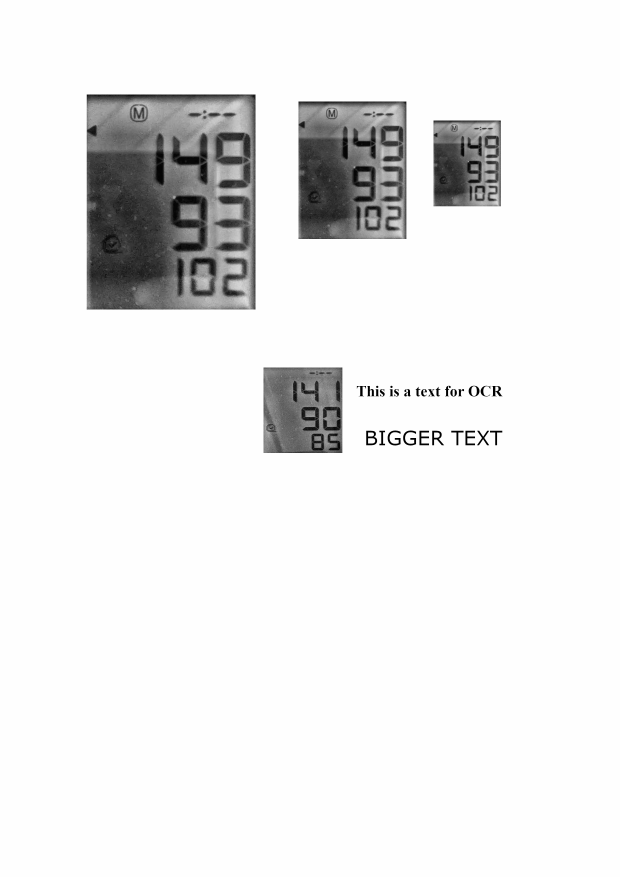
#> input picture test_image/5.png, 2480 x 3508 px, given in place of 5.jpg, which was not available (shown at 1/4 size)
$ python test.py
#> lines starting #> are read from the running program, lines starting #| are printed output that depends on the picture; after the words box and inside, x2 and y2 are one past the last pixel; in counts of white or black regions, pixels touching at a corner belong together; pictures that were not available may be replaced by others from this repository, and a replacement may not be noted
import cv2
import numpy as np
import imutils

IMAGE_PATH = "5.jpg"

DIGITS_LOOKUP = {
(1,1,1,1,1,1,0):0,   # top, tr, br, bottom, bl, tl, no-middle
(0,1,1,0,0,0,0):1,   # no-top, tr, br, no-bottom, no-bl, no-tl, no-middle
(1,1,0,1,1,0,1):2,   # top, tr, no-br, bottom, bl, no-tl, middle
(1,1,1,1,0,0,1):3,   # top, tr, br, bottom, no-bl, no-tl, middle
(1,1,1,1,1,0,1):3,   # alternative 3: top, tr, br, bottom, bl, no-tl, middle
(0,1,1,0,0,1,1):4,   # no-top, tr, br, no-bottom, no-bl, tl, middle
(1,0,1,1,0,1,1):5,   # top, no-tr, br, bottom, no-bl, tl, middle
(1,0,1,1,1,1,1):6,   # top, no-tr, br, bottom, bl, tl, middle
(1,1,1,0,0,0,0):7,   # top, tr, br, no-bottom, no-bl, no-tl, no-middle
(1,1,1,1,1,1,1):8,   # all segments on
(1,1,1,1,0,1,1):9    # top, tr, br, bottom, no-bl, tl, middle
}

def four_point_transform(image, pts):

    pts = pts.reshape(4,2)
    rect = np.zeros((4,2), dtype="float32")

    s = pts.sum(axis=1)
    rect[0] = pts[np.argmin(s)]
    rect[2] = pts[np.argmax(s)]

    diff = np.diff(pts, axis=1)
    rect[1] = pts[np.argmin(diff)]
    rect[3] = pts[np.argmax(diff)]

    (tl,tr,br,bl) = rect

    widthA = np.linalg.norm(br-bl)
    widthB = np.linalg.norm(tr-tl)
    maxWidth = int(max(widthA,widthB))

    heightA = np.linalg.norm(tr-br)
    heightB = np.linalg.norm(tl-bl)
    maxHeight = int(max(heightA,heightB))

    dst = np.array([
        [0,0],
        [maxWidth-1,0],
        [maxWidth-1,maxHeight-1],
        [0,maxHeight-1]
    ], dtype="float32")

    M = cv2.getPerspectiveTransform(rect,dst)

    return cv2.warpPerspective(image,M,(maxWidth,maxHeight))

#####

img_original = cv2.imread(IMAGE_PATH)
#> img_original is the input picture: shape (3508, 2480, 3); min 0, max 254, mean 235.6
if img_original is None:
    raise ValueError(f"Could not read image from {IMAGE_PATH}")

print("start. make gray")
gray = cv2.cvtColor(img_original, cv2.COLOR_BGR2GRAY)
blur = cv2.GaussianBlur(gray,(5,5),0)
edges = cv2.Canny(blur,50,200)
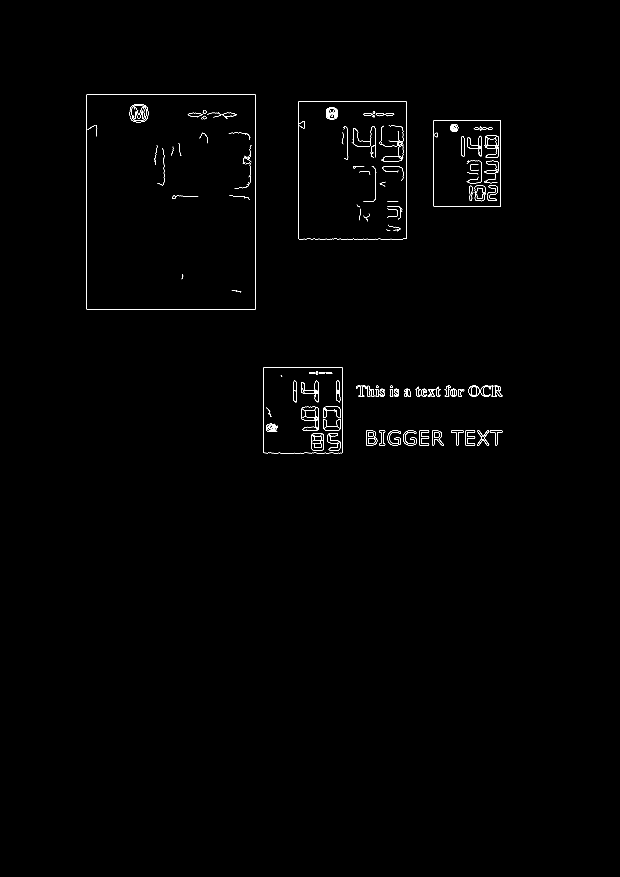
#> edges: shape (3508, 2480) (shown at 1/4 size); 0.31% white in thin lines or dots, all inside (x1, y1, x2, y2) = (346, 377, 2010, 1813)

#cv2.imshow("edges",edges)

contours,_ = cv2.findContours(
    edges,
    cv2.RETR_EXTERNAL,
    cv2.CHAIN_APPROX_SIMPLE
)
#> contours = 40 contours, 11 with area under 20; largest, box (x1, y1, x2, y2) and area: (346, 377, 1023, 1239) 580994, (1193, 405, 1626, 957) 237592, (1053, 1469, 1370, 1813) 108145, (1733, 481, 2004, 826) 92446, (1464, 1722, 1509, 1781) 2228

contours = sorted(contours,key=cv2.contourArea,reverse=True)

displayCnt = None

for c in contours:
    peri = cv2.arcLength(c,True)
    approx = cv2.approxPolyDP(c,0.02*peri,True)

    if len(approx) == 4:
        displayCnt = approx
        break
#> this loop made 1 pass
#> (peri, displayCnt) on pass 1: (3226.7, [[347, 378], [347, 1237], [1021, 1237], [1021, 378]])

warped = four_point_transform(gray, displayCnt)
#> in four_point_transform, `pts = pts.reshape(4,2)`: pts = [[347, 378], [347, 1237], [1021, 1237], [1021, 378]]
#> in four_point_transform, `s = pts.sum(axis=1)`: s = [725, 1584, 2258, 1399]
#> in four_point_transform, `diff = np.diff(pts, axis=1)`: diff = [31, 890, 216, -643]
#> in four_point_transform, `return cv2.warpPerspective(image,M,(maxWidth,maxHeight))`:
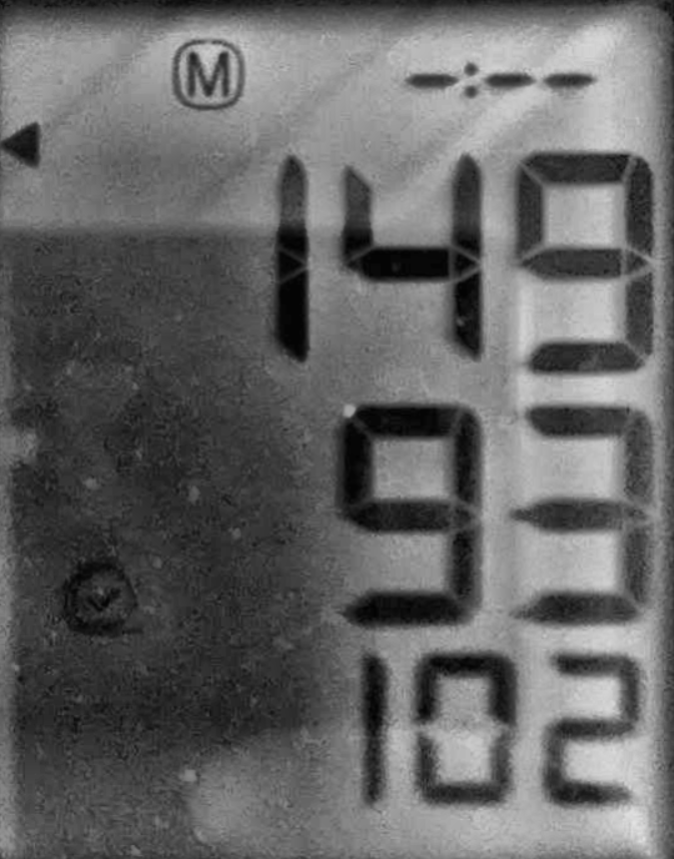
#> returned value: shape (859, 674); min 1, max 226, mean 100.9

thresh = cv2.threshold(warped, 33, 255, cv2.THRESH_BINARY_INV)[1]
#> thresh: shape (859, 674); 5% white; 399 white regions (328 under 20 px), largest, box (x1, y1, x2, y2) and area: (342, 407, 451, 531) 4931, (276, 228, 307, 360) 3253, (348, 249, 449, 279) 2523
kernel = cv2.getStructuringElement(cv2.MORPH_ELLIPSE, (1, 5))
thresh = cv2.morphologyEx(thresh, cv2.MORPH_OPEN, kernel)
#> thresh: shape (859, 674); 4.4% white; 121 white regions (70 under 20 px)

image = imutils.resize(thresh, height=500)
image = cv2.GaussianBlur(image,(7,7),0)

#cv2.imshow("image",image)

cnts = cv2.findContours(image.copy(), cv2.RETR_EXTERNAL,
	cv2.CHAIN_APPROX_SIMPLE)
#> cnts = 47 contours; largest, box (x1, y1, x2, y2) and area: (196, 233, 279, 312) 3792, (197, 130, 282, 209) 2862, (33, 311, 81, 374) 1934, (202, 307, 277, 367) 1753, (158, 129, 181, 213) 1675

cnts = imutils.grab_contours(cnts)
digitCnts = []
# loop over the digit area candidates
for c in cnts:
    # compute the bounding box of the contour
    (x, y, w, h) = cv2.boundingRect(c)
    print(f"rec x:{x} y:{y} w:{w} h:{h}")
    # if the contour is sufficiently large, it must be a digit
    if (w >= 20 and w <=125) and (h >= 70 and h <= 138):
        digitCnts.append(c)
#> this loop made 47 passes
#> (x, y, w, h) on passes 1 to 8: (322, 455, 25, 14), (214, 447, 7, 10), (11, 414, 8, 11), (143, 412, 8, 11), (20, 409, 15, 14), (66, 407, 12, 22), (38, 403, 28, 27), (79, 397, 24, 31)
#> (printed output is left out)
#> after the loop, digitCnts = 3 contours; box (x1, y1, x2, y2) and area: (196, 233, 279, 312) 3792, (197, 130, 282, 209) 2862, (158, 129, 181, 213) 1675

# Group digits by height with tolerance of ±3 pixels
height_groups = {}
contours_with_heights = []

for c in digitCnts:
    (x, y, w, h) = cv2.boundingRect(c)
    contours_with_heights.append((c, h))
#> this loop made 3 passes
#> (x, y, w, h) on passes 1 to 3: (196, 233, 83, 79), (197, 130, 85, 79), (158, 129, 23, 84)
#> after the loop, contours_with_heights = 3 items

# Assign each contour to a height group (with ±3 pixel tolerance)
for c, h in contours_with_heights:
    assigned = False
    for group_height in height_groups:
        if abs(h - group_height) <= 3:
            height_groups[group_height].append(c)
            assigned = True
            break
    if not assigned:
        height_groups[h] = [c]
#> this loop made 3 passes
#> h on passes 1 to 3: 79, 79, 84
#> after the loop, height_groups = 2 items

# Remove groups with only 1 digit (likely glitches)
digitCnts = []
for group_height, contours in height_groups.items():
    if len(contours) > 1:
        digitCnts.extend(contours)
        print(f"Height {group_height}: {len(contours)} digits (kept)")
    else:
        print(f"Height {group_height}: 1 digit (removed as glitch)")
#> this loop made 2 passes
#> (printed output is left out)
#> after the loop, digitCnts = 2 contours; box (x1, y1, x2, y2) and area: (196, 233, 279, 312) 3792, (197, 130, 282, 209) 2862

print(f"Found {len(digitCnts)} digit contours")
#| Found 2 digit contours
print(f"Total contours found: {len(cnts)}")
#| Total contours found: 47

# Draw bounding boxes on a copy of the image
image_with_boxes = cv2.cvtColor(image, cv2.COLOR_GRAY2BGR)
for c in digitCnts:
	(x, y, w, h) = cv2.boundingRect(c)
	print(f"Drawing box at ({x}, {y}) with width {w}, height {h}")
	cv2.rectangle(image_with_boxes, (x, y), (x + w, y + h), (0, 255, 0), 2)
#> this loop made 2 passes
#> (printed output is left out)
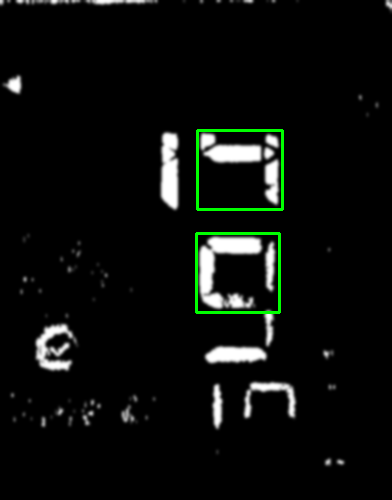
#> image_with_boxes: shape (500, 392, 3); mean B, G, R 11.3, 13.8, 11.3

# Also draw all contours to see all of them
for c in cnts:
	(x, y, w, h) = cv2.boundingRect(c)
	cv2.rectangle(image_with_boxes, (x, y), (x + w, y + h), (255, 0, 0), 1)
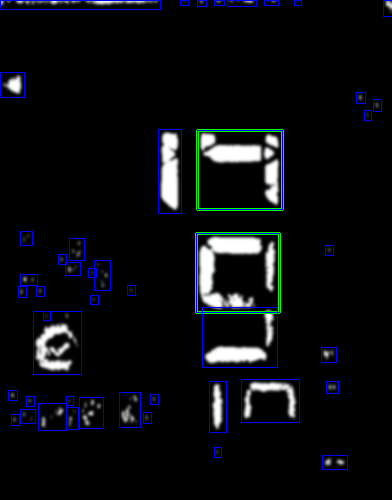
#> image_with_boxes: shape (500, 392, 3); 2.02% of pixels changed, all inside (x1, y1, x2, y2) = (0, 0, 392, 470)

cv2.imshow("digits with boxes", image_with_boxes)


digitsSorted = sorted(digitCnts, key=lambda c: cv2.boundingRect(c)[0])
#> digitsSorted has the same summary as digitCnts

# Recognize and display digits
digit_debug = cv2.cvtColor(image, cv2.COLOR_GRAY2BGR)
recognized_digits_with_pos = []  # Store (x, y, digit)

for c in digitsSorted:
    x, y, w, h = cv2.boundingRect(c)
    cv2.rectangle(digit_debug, (x, y), (x + w, y + h), (0, 255, 0), 2)

    # Extract ROI for this digit
    roi = image[y:y + h, x:x + w]

    # Define 7 segments (top, top-right, bottom-right, bottom, bottom-left, top-left, middle)
    segments = [
        ((0.2*w, 0), (0.8*w, 0.2*h)),           # top
        ((0.8*w, 0.2*h), (w, 0.5*h)),           # top-right
        ((0.8*w, 0.5*h), (w, 0.9*h)),           # bottom-right
        ((0.2*w, 0.8*h), (0.8*w, h)),           # bottom
        ((0, 0.5*h), (0.2*w, 0.9*h)),           # bottom-left
        ((0, 0.2*h), (0.2*w, 0.5*h)),           # top-left
        ((0.2*w, 0.45*h), (0.8*w, 0.55*h))      # middle
    ]

    on = []

    # Check each segment
    for (p1, p2) in segments:
        x1, y1 = int(p1[0]), int(p1[1])
        x2, y2 = int(p2[0]), int(p2[1])

        seg = roi[y1:y2, x1:x2]

        area = (x2 - x1) * (y2 - y1)
        total = cv2.countNonZero(seg)

        ratio = total / area if area > 0 else 0

        if ratio > 0.25:
            on.append(1)
        else:
            on.append(0)

        # Draw segment rectangles for debugging
        cv2.rectangle(
            digit_debug,
            (x + x1, y + y1),
            (x + x2, y + y2),
            (255, 0, 0),
            1
        )

    # Look up the digit from the pattern
    digit = DIGITS_LOOKUP.get(tuple(on), "?")

    # Special rule for digit 1: width should be significantly less than height
    if w < 0.25 * h:
        digit = 1

    recognized_digits_with_pos.append((x, y, digit))

    print(f"Box: w={w}, h={h}, ratio={w/h:.2f}. Segments: {on}, Digit: {digit}")

    # Display recognized digit on image
    cv2.putText(
        digit_debug,
        str(digit),
        (x, y - 5),
        cv2.FONT_HERSHEY_SIMPLEX,
        0.7,
        (0, 0, 255),
        2
    )
#> this loop made 2 passes
#> (x, y, w, h) on passes 1 to 2: (196, 233, 83, 79), (197, 130, 85, 79)
#> (printed output is left out)
#> pass 1, `roi = image[y:y + h, x:x + w]`:
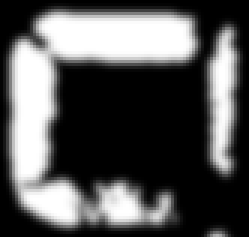
#> roi: shape (79, 83) (shown 3 times larger); min 0, max 255, mean 86.4
#> pass 2, `roi = image[y:y + h, x:x + w]`:
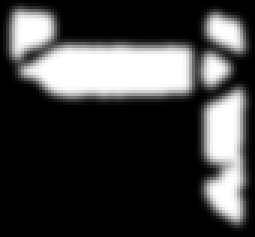
#> roi: shape (79, 85) (shown 3 times larger); min 0, max 255, mean 64.1
#> after the loop:
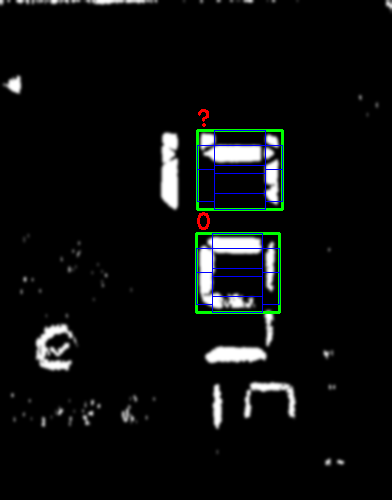
#> digit_debug: shape (500, 392, 3); mean B, G, R 12.6, 12.9, 11.2
#> after the loop, recognized_digits_with_pos = [(196, 233, 0), (197, 130, '?')]

cv2.imshow("Recognized Digits", digit_debug)

# Group digits by row (y position with ±3 pixel tolerance)
row_groups = {}
for x, y, digit in recognized_digits_with_pos:
    assigned = False
    for group_y in row_groups:
        if abs(y - group_y) <= 3:
            row_groups[group_y].append((x, digit))
            assigned = True
            break
    if not assigned:
        row_groups[y] = [(x, digit)]
#> this loop made 2 passes
#> after the loop, row_groups = {233: [(196, 0)], 130: [(197, '?')]}

# Sort each row by x position and print
print("\n" + "="*50)
print("Recognized number by rows:")
print("="*50)
for y in sorted(row_groups.keys()):
    row_digits = sorted(row_groups[y], key=lambda item: item[0])
    row_number = ''.join(str(digit) for _, digit in row_digits)
    print(f"Row (y={y}): {row_number}")
#> this loop made 2 passes
#> (y, row_digits) on passes 1 to 2: (130, [(197, '?')]), (233, [(196, 0)])
#> (printed output is left out)

#####


print("start")
#cv2.namedWindow("4_threshold")
# cv2.createTrackbar("threshold","4_threshold",120,255,update)

#process(120)

while True:
    if cv2.waitKey(1) == 27:
#> (key Esc is pressed here)
        break

cv2.destroyAllWindows()

$ run again, with test_image/6.png copied over test_image/5.png
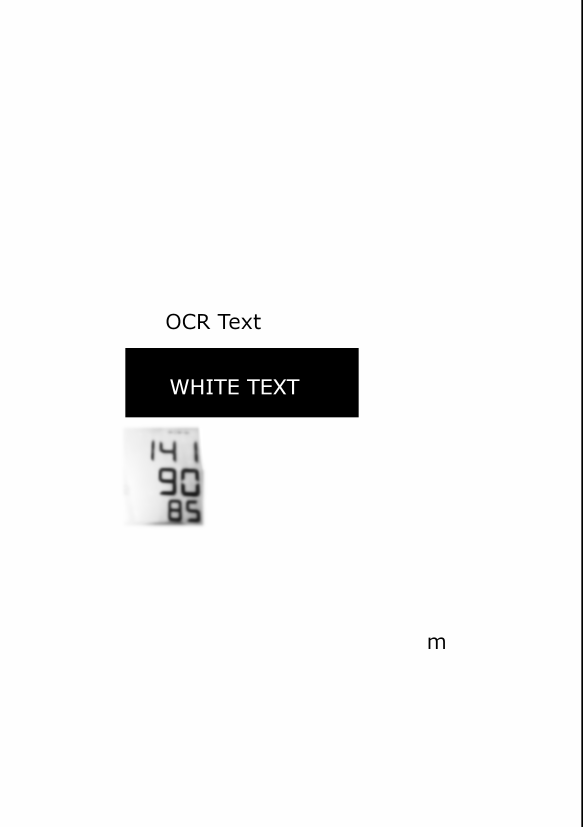
#> input picture test_image/6.png, 1748 x 2480 px, given in place of 5.jpg, which was not available (shown at 1/3 size)
#> img_original is the input picture: shape (2480, 1748, 3); min 0, max 255, mean 244
#> `edges = cv2.Canny(blur,50,200)`:
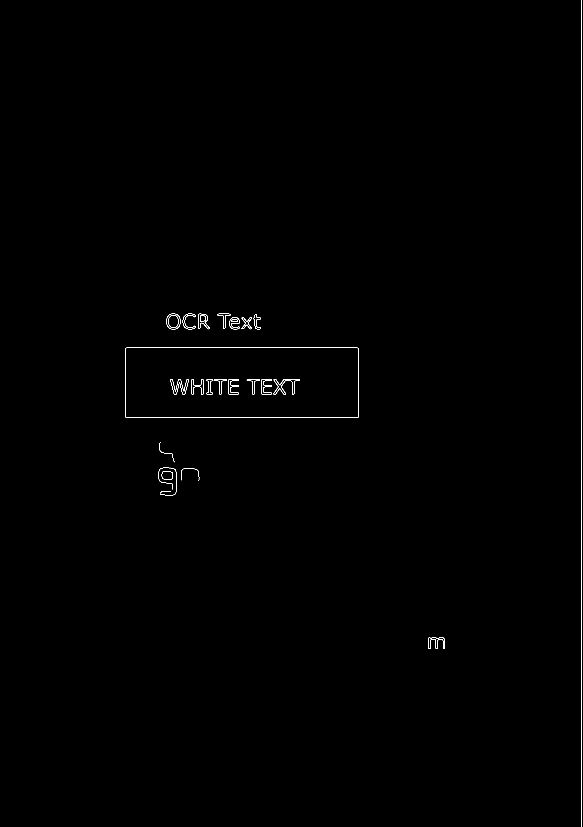
#> edges: shape (2480, 1748) (shown at 1/3 size); 0.2% white in thin lines or dots, all inside (x1, y1, x2, y2) = (375, 0, 1744, 2480)
#> contours = 16 contours, 5 with area under 20; largest, box (x1, y1, x2, y2) and area: (375, 1043, 1076, 1252) 145589, (499, 941, 542, 988) 1591, (594, 941, 630, 988) 942, (485, 1413, 519, 1439) 720, (1285, 1912, 1335, 1947) 700
#> the loop `for c in contours:` made 1 pass
#> (peri, displayCnt) on pass 1: (1813.7, [[375, 1047], [376, 1251], [1075, 1251], [1072, 1043]])
#> pts = [[375, 1047], [376, 1251], [1075, 1251], [1072, 1043]]
#> s = [1422, 1627, 2326, 2115]
#> diff = [672, 875, 176, -29]
#> `cnts = cv2.findContours(image.copy(), cv2.RETR_EXTERNAL, cv2.CHAIN_APP..`: cnts = 1 contour; box (x1, y1, x2, y2) and area: (0, 0, 1680, 500) 837821
#> `cnts = imutils.grab_contours(cnts)`: cnts = [[[0, 0], [0, 499], [1679, 499], [1679, 0]]]
#> the loop `for c in cnts:` made 1 pass
#> (c, x, y, w, h) on pass 1: ([[0, 0], [0, 499], [1679, 499], [1679, 0]], 0, 0, 1680, 500)
#> (printed output is left out)
#> after the loop `for c in cnts:`: digitCnts = []
#> after the loop `for c, h in contours_with_heights:`: height_groups = 0 items
#| Found 0 digit contours
#| Total contours found: 1
#> after the loop `for c in cnts:`:
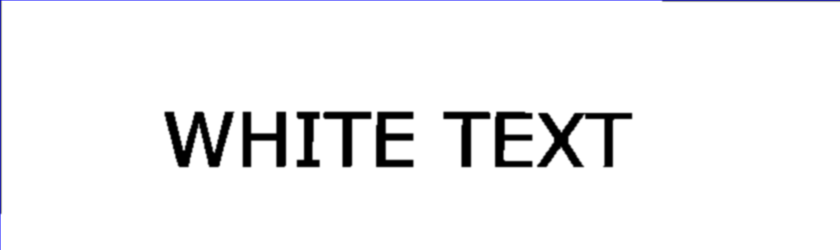
#> image_with_boxes: shape (500, 1680, 3) (shown at 1/2 size); mean B, G, R 243.6, 243, 243
#> digitsSorted = []
#> after the loop `for x, y, digit in recognized_digits_with_pos:`: row_groups = 0 items

$ run again, with test_image/1.jpg saved as test_image/5.png
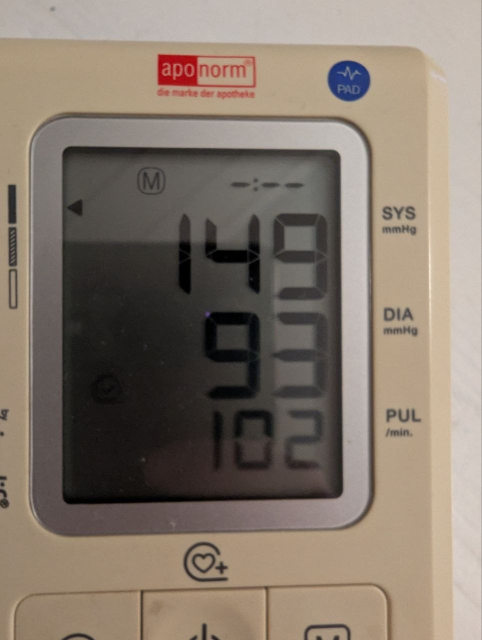
#> input picture test_image/1.jpg, 964 x 1280 px, given in place of 5.jpg, which was not available (shown at 1/2 size)
#> img_original is the input picture: shape (1280, 964, 3); mean B, G, R 108.8, 120.6, 132.9
#> `edges = cv2.Canny(blur,50,200)`:
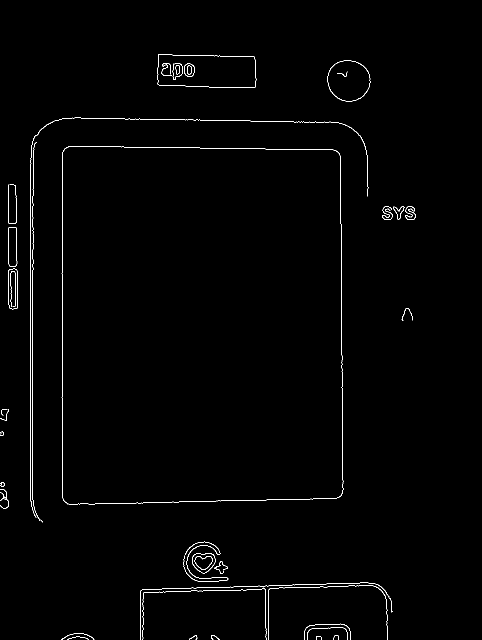
#> edges: shape (1280, 964) (shown at 1/2 size); 0.85% white in thin lines or dots, all inside (x1, y1, x2, y2) = (0, 109, 831, 1280)
#> `contours,_ = cv2.findContours( edges, cv2.RETR_EXTERNAL, cv2.CHAIN_APP..`: contours = 33 contours, 19 with area under 20; largest, box (x1, y1, x2, y2) and area: (123, 292, 687, 1009) 394750, (315, 109, 513, 176) 12082, (655, 121, 741, 203) 5469, (384, 1106, 431, 1147) 1399, (17, 537, 36, 619) 1357
#> the loop `for c in contours:` made 1 pass
#> (peri, displayCnt) on pass 1: (2557.2, [[130, 296], [127, 1001], [681, 992], [678, 306]])
#> pts = [[130, 296], [127, 1001], [681, 992], [678, 306]]
#> s = [426, 1128, 1673, 984]
#> diff = [166, 874, 311, -372]
#> cnts = 12 contours; largest, box (x1, y1, x2, y2) and area: (0, 191, 371, 500) 47664, (189, 229, 278, 364) 8968, (194, 127, 279, 209) 3310, (234, 370, 296, 463) 3094, (155, 128, 181, 212) 1837
#> the loop `for c in cnts:` made 12 passes
#> (x, y, w, h) on passes 1 to 8: (234, 370, 62, 93), (202, 370, 25, 94), (189, 229, 89, 135), (11, 207, 7, 10), (0, 191, 371, 309), (155, 128, 26, 84), (194, 127, 85, 82), (3, 73, 24, 25)
#> (printed output is left out)
#> after the loop `for c in cnts:`: digitCnts = 5 contours; box (x1, y1, x2, y2) and area: (189, 229, 278, 364) 8968, (194, 127, 279, 209) 3310, (234, 370, 296, 463) 3094, (155, 128, 181, 212) 1837, (202, 370, 227, 464) 1732
#> the loop `for c in digitCnts:` made 5 passes
#> after the loop `for c in digitCnts:`: contours_with_heights = 5 items
#> the loop `for c, h in contours_with_heights:` made 5 passes
#> h on passes 1 to 5: 93, 94, 135, 84, 82
#> after the loop `for c, h in contours_with_heights:`: height_groups = 3 items
#> the loop `for group_height, contours in height_groups.items():` made 3 passes
#> (printed output is left out)
#> after the loop `for group_height, contours in height_groups.items():`: digitCnts = 4 contours; box (x1, y1, x2, y2) and area: (194, 127, 279, 209) 3310, (234, 370, 296, 463) 3094, (155, 128, 181, 212) 1837, (202, 370, 227, 464) 1732
#| Found 4 digit contours
#| Total contours found: 12
#> the loop `for c in digitCnts:` made 4 passes
#> (printed output is left out)
#> digitsSorted has the same summary as digitCnts
#> the loop `for c in digitsSorted:` made 4 passes
#> (x, y, w, h) on passes 1 to 4: (155, 128, 26, 84), (194, 127, 85, 82), (202, 370, 25, 94), (234, 370, 62, 93)
#> (printed output is left out)
#> after the loop `for c in digitsSorted:`:
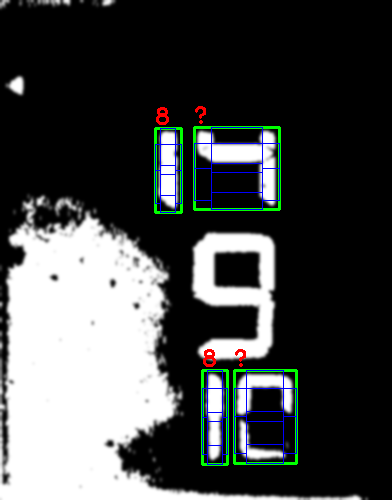
#> digit_debug: shape (500, 392, 3); mean B, G, R 71.1, 71.6, 69
#> after the loop `for c in digitsSorted:`: recognized_digits_with_pos = [(155, 128, 8), (194, 127, '?'), (202, 370, 8), (234, 370, '?')]
#> the loop `for x, y, digit in recognized_digits_with_pos:` made 4 passes
#> after the loop `for x, y, digit in recognized_digits_with_pos:`: row_groups = {128: [(155, 8), (194, '?')], 370: [(202, 8), (234, '?')]}
#> the loop `for y in sorted(row_groups.keys()):` made 2 passes
#> (y, row_digits) on passes 1 to 2: (128, [(155, 8), (194, '?')]), (370, [(202, 8), (234, '?')])
#> (printed output is left out)
